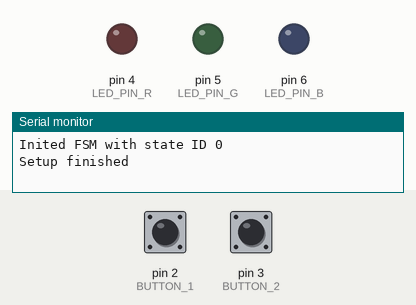
The program below on a simulated Arduino Uno, built with avr-gcc and run on an emulated ATmega328P. Parts: output pins drawn as LEDs (lit = HIGH), the last lines printed to the serial monitor. The test bench sets the inputs (shaded band); at power-on: pin 2 (BUTTON_1) LOW, pin 3 (BUTTON_2) LOW.

Above: at 5.0 s.
5.1 s: pin 2 (BUTTON_1) pulled HIGH for 0.15 s
At 6.4 s:
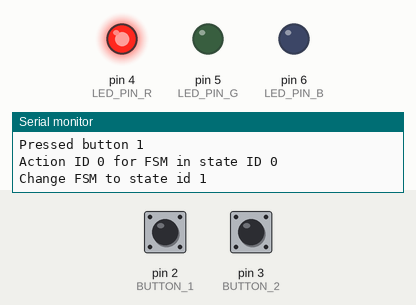
7.0 s: pin 3 (BUTTON_2) pulled HIGH for 0.15 s
At 8.0 s:
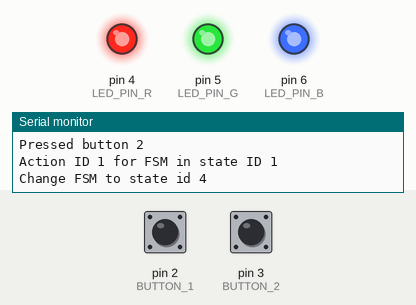
9.0 s: pin 3 (BUTTON_2) pulled HIGH for 1 s
At 10.7 s:
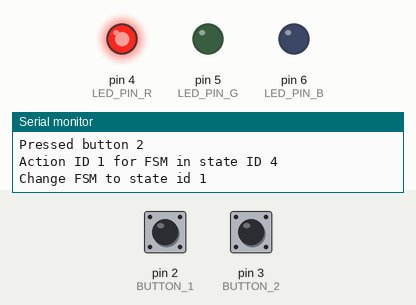
11.5 s: pin 3 (BUTTON_2) pulled HIGH for 3.2 s
At 12.6 s:
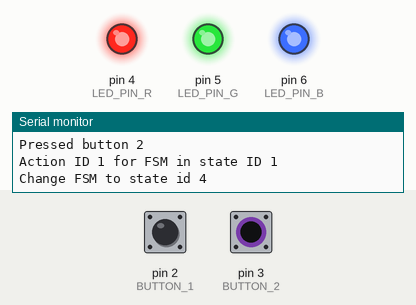
Timing chart, 0 to 14.5 s (numbered marks = the images above; inputs shaded):
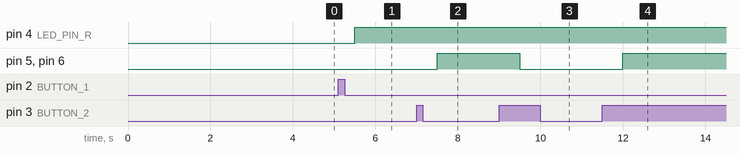

The program:

main.cpp
```cpp
// (licence header left out)
#include <Arduino.h>
#include <main.h>
#include <LedDriver.h>
#include <LedDriverImpl.h>
#include <FSMBikeLamp.h>

/**
 * @brief Driver used for interacting with the LED.
 *
 */
LedDriver *led_driver;

/**
 * @brief Object representing the FSM containing the business logic of the bycicle lamp.
 *
 */
FSMBikeLamp *fsm;

/**
 * @brief Variable used as semaphore for triggering the bottom half ISR
 * (the one executed in the main thread) associated with the button 1.
 *
 */
bool button_1_pressed = 0;

/**
 * @brief Variable used as semaphore for triggering the bottom half ISR
 * (the one executed in the main thread) associated with the button 2.
 *
 */
bool button_2_pressed = 0;

 /**
 * @brief Top half ISR (the ISR itself) associated with the button 1.
 * It will set the variable used as semaphore for trigerring the
 * corresponding bottom half ISR.
 *
 */
void button_1_isr()
{
  button_1_pressed = 1;
}

 /**
 * @brief Top half ISR (the ISR itself) associated with the button 2.
 * It will set the variable used as semaphore for trigerring the
 * corresponding bottom half ISR.
 *
 */
void button_2_isr()
{
  button_2_pressed = 1;
}

/**
 * @brief Code to be executed in the main tread.
 *
 * @return int Result of the main thread (unused)
 */
int main(void)
{
  // Init microcontroller hardware
	init();

  // Init serial port (for debugging purposes)
  Serial.begin(9600);

  // Configuring pins associated with buttons 1 and 2 for triggering
  // their respectives top half ISRs when pressed
  pinMode(BUTTON_1, INPUT);
  pinMode(BUTTON_2, INPUT);
  attachInterrupt(digitalPinToInterrupt(BUTTON_1), button_1_isr, RISING);
  attachInterrupt(digitalPinToInterrupt(BUTTON_2), button_2_isr, RISING);

  // Init the driver for managing the LED.
  led_driver = LedDriverImpl::getInstance(LED_PIN_R, LED_PIN_G, LED_PIN_B, LED_PERIOD_MICRO, LedDriver::Status::STATUS_OFF);

  // Init the FSM containing the business logic.
  fsm = new FSMBikeLamp(FSMBikeLamp::State::LED_RED_OFF, led_driver);

  Serial.println("Setup finished");

  // Enter in the main thread endless loop
	for (;;) {
    // If bottom half ISR for button 1 triggered from top half ISR
    if (button_1_pressed) {
      // Bottom half ISR for button 1
      Serial.println("Pressed button 1");
      // Update FSM status with the new action
      fsm->updateState(FSMBikeLamp::Action::BUTTON_1_PRESSED);
      // Reset bottom half ISR triggering variable
      button_1_pressed = 0;
    }
    // If bottom half ISR for button 2 triggered from top half ISR
    if (button_2_pressed) {
      // Bottom half ISR for button 2
      Serial.println("Pressed button 2");
      // Update FSM status with the new action
      fsm->updateState(FSMBikeLamp::Action::BUTTON_2_PRESSED);
      // Reset bottom half ISR triggering variable
      button_2_pressed = 0;
    }
	}
	return 0;
}
```

main.h
```cpp
// (licence header left out)
#ifndef MAIN_H
#define MAIN_H

/**
 * @brief microcontroller pin where to connect the R pin of the LED peripheral
 *
 */
#define LED_PIN_R 4

/**
 * @brief microcontroller pin where to connect the G pin of the LED peripheral
 *
 */
#define LED_PIN_G 5

/**
 * @brief microcontroller pin where to connect the B pin of the LED peripheral
 *
 */
#define LED_PIN_B 6

/**
 * @brief microcontroller pin where to connect the Button 1
 *
 */
#define BUTTON_1  2

/**
 * @brief microcontroller pin where to connect the Button 2
 *
 */
#define BUTTON_2  3


/**
 * @brief Flashing periodicity of the LED peripheral
 *
 */
#define LED_PERIOD_MICRO  500000

#endif
```

Measured:
- after the input at 5.1 s, pin 4 (LED_PIN_R): LOW → HIGH after 0.40 s
- after the input at 7.0 s, pin 5 (LED_PIN_G), pin 6 (LED_PIN_B): LOW → HIGH after 0.50 s
- after the input at 9.0 s, pin 5 (LED_PIN_G), pin 6 (LED_PIN_B): HIGH → LOW after 0.50 s
- after the input at 11.5 s, pin 5 (LED_PIN_G), pin 6 (LED_PIN_B): LOW → HIGH after 0.50 s
